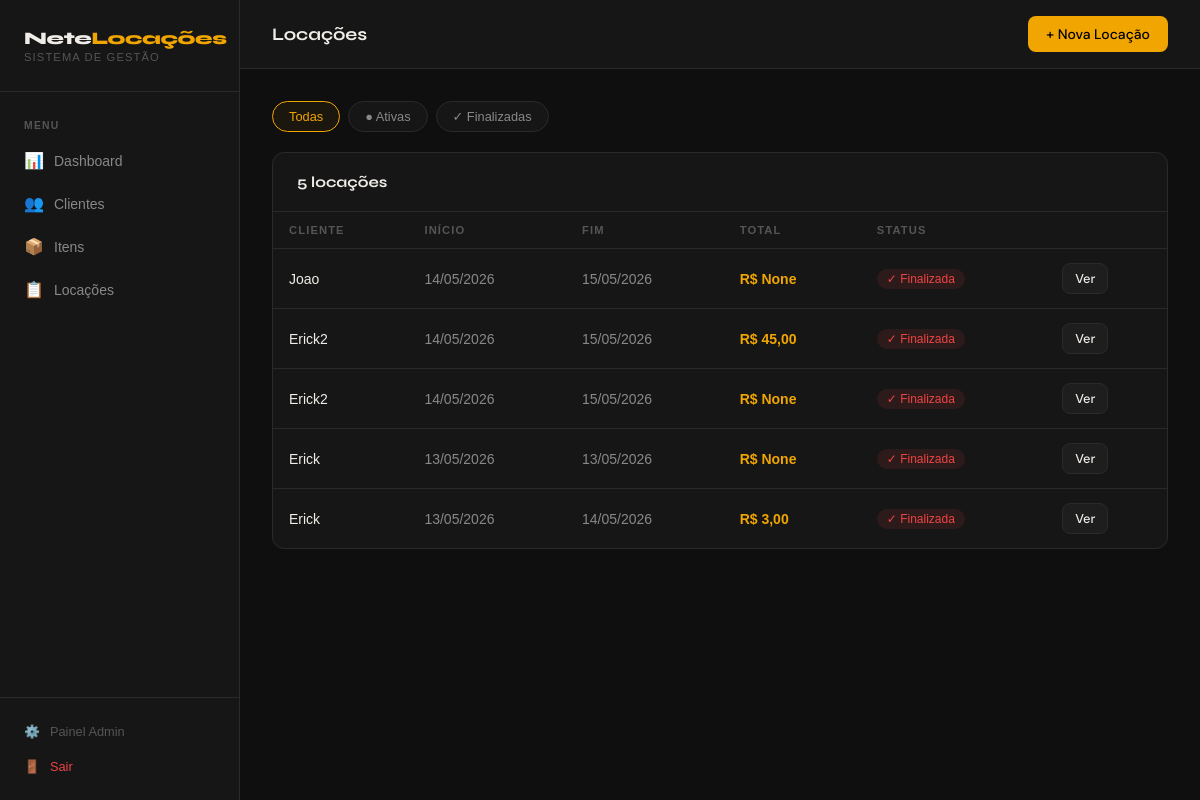
Page /locacoes/ (signed in) on the earlier database version.
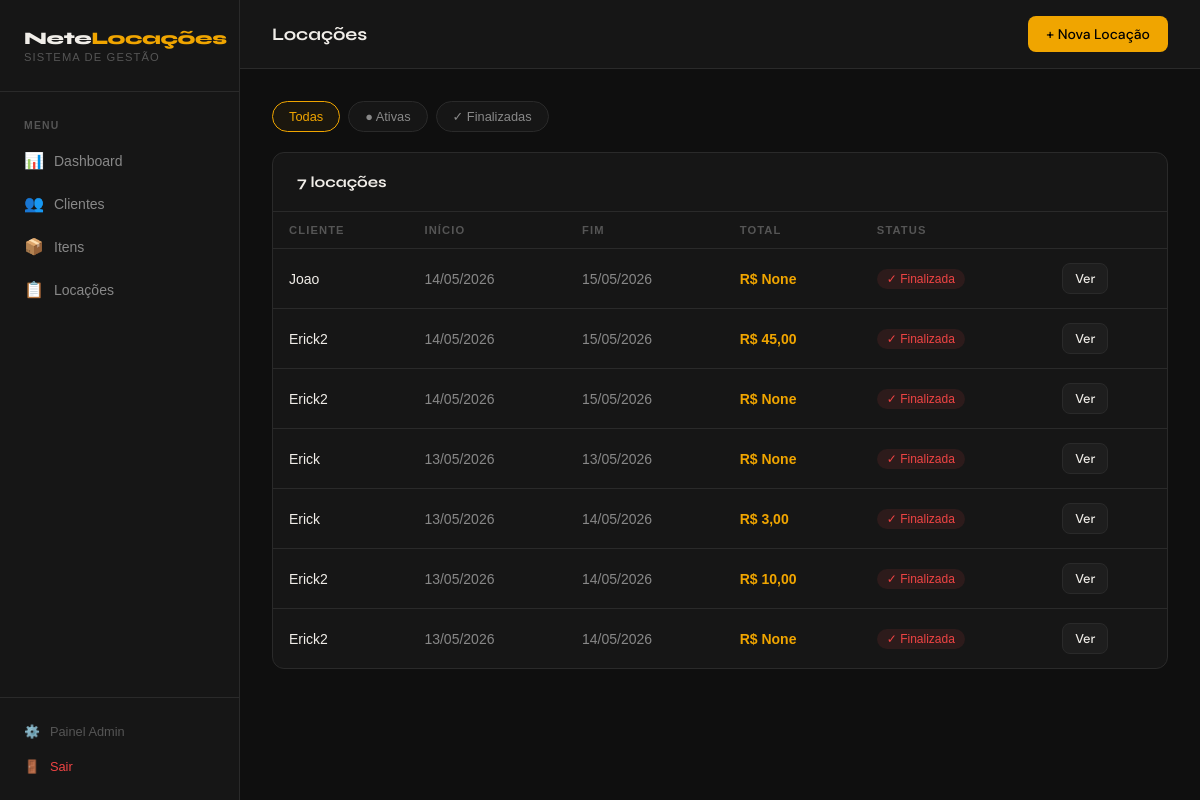
Same page on the later database version.
### locacao/models.py (models this page shows, shortened)
class Locacao(models.Model):
    STATUS_CHOICES = (
        ('ativa', 'Ativa'),
        ('finalizada', 'Finalizada'),
    )
    cliente = models.ForeignKey(Cliente, on_delete=models.CASCADE)
    data_inicio = models.DateField()
    data_fim = models.DateField()
    preco_total = models.DecimalField(max_digits=10, decimal_places=2, default=None, null= True, blank=True)
    observacoes = models.TextField(blank=True, null=True)
    status = models.CharField(max_length=20, choices=STATUS_CHOICES, default='ativa')
    endereco_rua = models.CharField(max_length=200, blank=True, null=True)
    endereco_numero = models.CharField(max_length=20, blank=True, null=True)
    endereco_bairro = models.CharField(max_length=100, blank=True, null=True)
    endereco_referencia = models.CharField(max_length=200, blank=True, null=True)

### cliente/models.py (models this page shows, shortened)
class Cliente(models.Model):
    nome = models.CharField(max_length=100, unique=True)
    telefone = models.CharField(max_length=15)
    bairro = models.CharField(max_length=100, blank=True)
    endereco = models.CharField(max_length=200, blank=True)
    cep = models.CharField(max_length=9, blank=True, null=True)
    class Meta:
        constraints = [
            models.UniqueConstraint(fields=['nome', 'telefone'], name='unique_cliente_nome_telefone')
        ]

### core/views.py (the view)
# urls.py: path('locacoes/', views.locacoes_list, name='locacoes_list'),
@login_required
def locacoes_list(request):
    locacoes = Locacao.objects.select_related('cliente').order_by('-data_inicio')
    status = request.GET.get('status')
    if status:
        locacoes = locacoes.filter(status=status)
    return render(request, 'locacoes/lista.html', {'locacoes': locacoes})

### templates/locacoes/lista.html (shortened to what this page needs)
{% extends 'base/base.html' %}
{% block page_title %}Locações{% endblock %}
{% block topbar_actions %}
    <a href="{% url 'locacao_criar' %}" class="btn btn-primary">+ Nova Locação</a>
{% endblock %}
{% block content %}
<div class="filter-bar">
    <a href="{% url 'locacoes_list' %}" class="filter-btn {% if not request.GET.status %}active{% endif %}">Todas</a>
    <a href="?status=ativa" class="filter-btn {% if request.GET.status == 'ativa' %}active{% endif %}">● Ativas</a>
    <a href="?status=finalizada" class="filter-btn {% if request.GET.status == 'finalizada' %}active{% endif %}">✓ Finalizadas</a>
</div>
<div class="card">
    <div class="card-header">
        <span class="card-title">{{ locacoes.count }} locaç{% if locacoes.count == 1 %}ão{% else %}ões{% endif %}</span>
    </div>
    <div class="table-wrap">
        {% if locacoes %}
        <table>
            <thead>
                <tr>
                    <th>Cliente</th>
                    <th>Início</th>
                    <th>Fim</th>
                    <th>Total</th>
                    <th>Status</th>
                    <th></th>
                </tr>
            </thead>
            <tbody>
                {% for loc in locacoes %}
                <tr>
                    <td style="color:var(--text);font-weight:500">{{ loc.cliente.nome }}</td>
                    <td>{{ loc.data_inicio|date:"d/m/Y" }}</td>
                    <td>{{ loc.data_fim|date:"d/m/Y" }}</td>
                    <td style="color:var(--accent);font-weight:600">R$ {{ loc.preco_total }}</td>
                    <td>
                        {% if loc.status == 'ativa' %}
                            <span class="badge badge-green">● Ativa</span>
                        {% else %}
                            <span class="badge badge-red">✓ Finalizada</span>
                        {% endif %}
                    </td>
                    <td>
                        <div style="display:flex;gap:8px">
                            <a href="{% url 'locacao_detalhe' loc.pk %}" class="btn btn-secondary btn-sm">Ver</a>
                        </div>
                    </td>
                </tr>
                {% endfor %}
            </tbody>
        </table>
        {% endif %}
    </div>
</div>
{% endblock %}

Differences in the rows shown:
added Locacao: cliente.nome "Erick2", data_inicio "13/05/2026", data_fim "14/05/2026", preco_total "10,00", status "✓ Finalizada"
added Locacao: cliente.nome "Erick2", data_inicio "13/05/2026", data_fim "14/05/2026", preco_total "None", status "✓ Finalizada"
Other differences:
{{ locacoes.count }}: "5" → "7"
